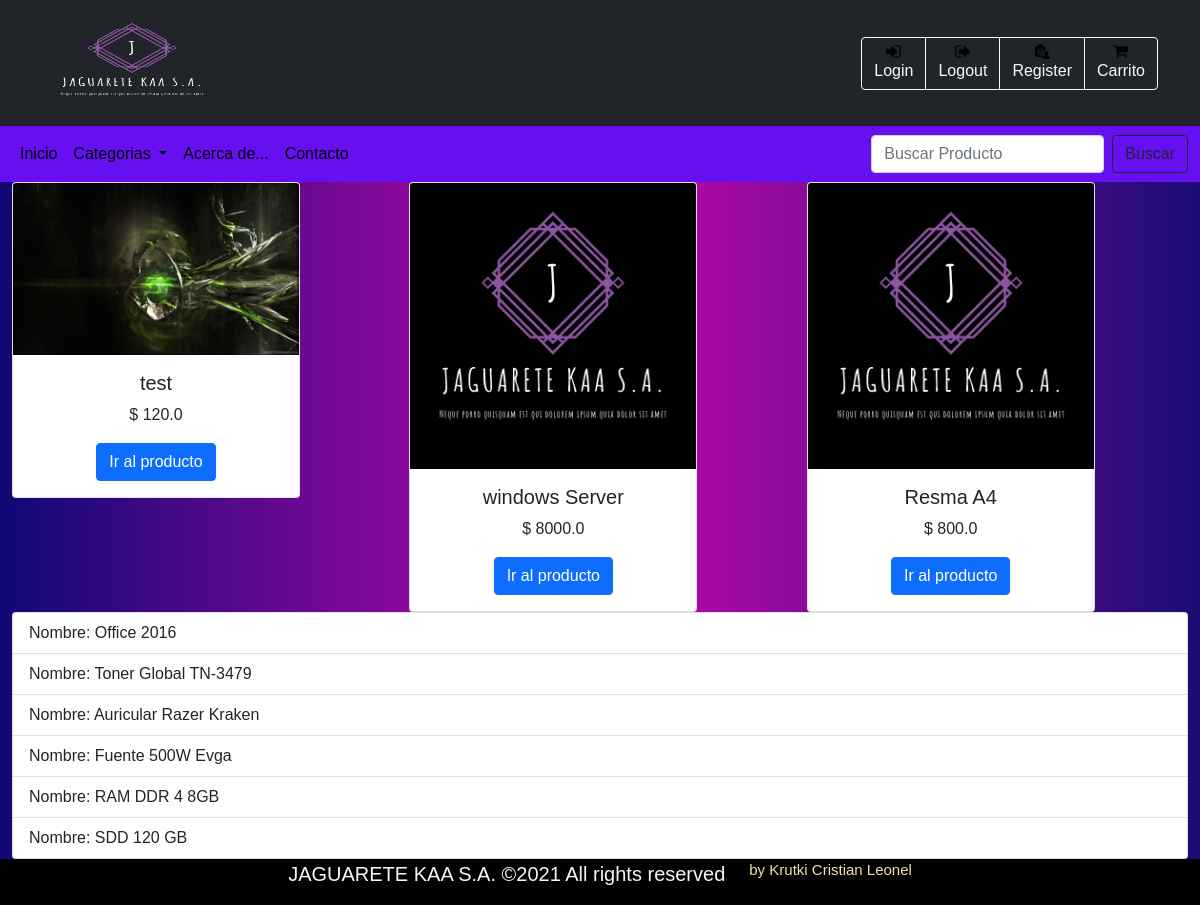
/JAGWEB/, run on the app's committed database.
### JAGWEB/models.py (models this page shows, shortened)
class Producto (models.Model):
    nombre = models.CharField(max_length=180) #nombre del producto 180 caracteres max
    descripcion = models.TextField() #descripcion breve del producto 250 caracteres
    categoria = models.ForeignKey(Categoria,on_delete=models.CASCADE,related_name="categ") #categoria referenciada
    precio=models.FloatField() #precio del producto en float
    imagen= models.ImageField(upload_to='products/', default='products/default.png')   #imagen del producto

### JAGWEB/views.py (the view)
# urls.py: path('', views.index, name="index"),
def index(request):
    return render(request, "index.html",{
        'top3_prod': Producto.objects.all().order_by("-id") [:3],
        'top10_prod': Producto.objects.all().order_by("-id")[3:10]
    })

### JAGWEB/context_processors.py (called while the page is built)
def cat_menu(request):
    categorias = Categoria.objects.all()
    return{
        'list_category': categorias
    }

### JAGWEB/templates/index.html
{% extends "layout.html" %} {% load static %} {% block body %}
<div class="row row-cols-1 row-cols-lg-3 g-3">
    {% for producto in top3_prod %}
    <div class="col">
        <div class="card text-center" style="width: 18rem;">
            <img src=" {{ producto.imagen.url }} " class="card-img-top" alt="{{producto.nombre}}">
            <div class="card-body">
                <h5 class="card-title">{{producto.nombre}}</h5>
                <p class="card-text">$ {{producto.precio}} </p>
                <a href="{% url 'product' producto.id %}" class="btn btn-primary">Ir al producto</a>
            </div>
        </div>
    </div>
    {% endfor %}
</div>
<div class="list-group">
    {% for un_producto in top10_prod %}
    <a href="{% url 'product' un_producto.id %}" class="list-group-item list-group-item-action">
            Nombre: {{un_producto.nombre}}
    </a> {% endfor %}
</div>
{% endblock %}

### JAGWEB/static/css/style.css (style rules this page uses)
* { box-sizing: border-box; }
body { font-family: Arial, Helvetica, sans-serif; margin: 0; }

### data on the page
Producto: imagen (picture), nombre "test", precio "120.0"
Producto: imagen (placeholder picture), nombre "windows Server", precio "8000.0"
Producto: imagen (placeholder picture), nombre "Resma A4", precio "800.0"
Producto: nombre "Office 2016"
Producto: nombre "Toner Global TN-3479"
Producto: nombre "Auricular Razer Kraken"
Producto: nombre "Fuente 500W Evga"
Producto: nombre "RAM DDR 4 8GB"
Producto: nombre "SDD 120 GB"
